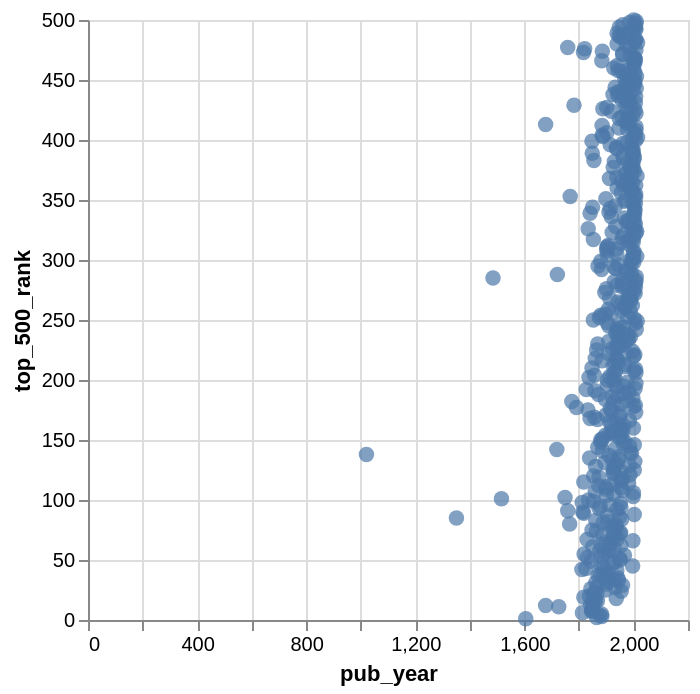

Notebook code for this chart:
### Markdown cell above
If you do not see the graph, use the notebook's kernel selector to choose your course virtual environment, restart the kernel, and rerun the import and chart cells.

*So let's breakdown what we're doing here*

First we are specifying a new [`Chart` class](https://altair-viz.github.io/user_guide/generated/toplevel/altair.Chart.html#altair.Chart){target="_blank"}. In Altair, there are a number of Chart types that we'll delve into later but it essentially is the basic class we'll be working with (more information here [https://altair-viz.github.io/user_guide/api.html#top-level-objects](https://altair-viz.github.io/user_guide/api.html#top-level-objects){target="_blank"}).

![](../../assets/images/top_level_charts.png)

We pass our data to the `Chart` and then specify the type of `mark` we are using (in our case we are using `mark_point()` to make points). In Altair, we can use all types of marks to represent our data [https://altair-viz.github.io/user_guide/marks/index.html](https://altair-viz.github.io/user_guide/marks/index.html){target="_blank"}.

![](../../assets/images/mark_types.png)

Finally we are calling encoding to specify what variable we want to represent on the `x` and `y` axis, as well as through the `color` encoding. Altair has many fields for encoding [https://altair-viz.github.io/user_guide/encodings/index.html](https://altair-viz.github.io/user_guide/encodings/index.html){target="_blank"}

![](../../assets/images/encodings.png)

![](../../assets/images/encoding_data_types.png)

Now that we understand a bit of Altair's syntax, let's try to recreate our `pub_year` by `top_500_rank` plot, but this time add a hover effect to see which novel is which data point.

### Code cell
alt.Chart(novels_df).mark_circle(size=60).encode(
	x='pub_year',
	y='top_500_rank',
	tooltip=['title', 'author', 'pub_year', 'top_500_rank']
)

### Figure 1 — Vega-Lite specification as saved in the notebook (floating-point values rounded to 4 significant figures; data arrays with more than 128 entries replaced by an {"elided": "..."} marker saying what was removed)
{"config": {"view": {"continuousWidth": 300, "continuousHeight": 300}}, "data": {"name": "data-5974d42000a8c0f903cbbdee45466440"}, "mark": {"type": "circle", "size": 60}, "encoding": {"tooltip": [{"field": "title", "type": "nominal"}, {"field": "author", "type": "nominal"}, {"field": "pub_year", "type": "quantitative"}, {"field": "top_500_rank", "type": "quantitative"}], "x": {"field": "pub_year", "type": "quantitative"}, "y": {"field": "top_500_rank", "type": "quantitative"}}, "$schema": "https://vega.github.io/schema/vega-lite/v6.1.0.json", "datasets": {"data-5974d42000a8c0f903cbbdee45466440": {"elided": "500 records"}}}
